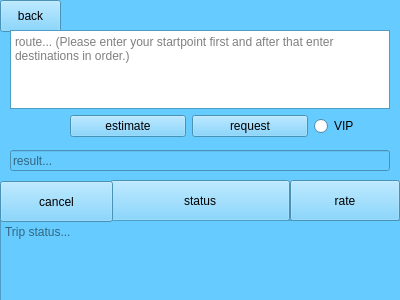
<?xml version="1.0" encoding="UTF-8"?>
<ui version="4.0">
 <class>Req_trip_form</class>
 <widget class="QWidget" name="Req_trip_form">
  <property name="geometry">
   <rect>
    <x>0</x>
    <y>0</y>
    <width>400</width>
    <height>300</height>
   </rect>
  </property>
  <property name="palette">
   <palette>
    <active>
     <colorrole role="WindowText">
      <brush brushstyle="SolidPattern">
       <color alpha="255">
        <red>0</red>
        <green>0</green>
        <blue>0</blue>
       </color>
      </brush>
     </colorrole>
     <colorrole role="Button">
      <brush brushstyle="SolidPattern">
       <color alpha="255">
        <red>102</red>
        <green>204</green>
        <blue>255</blue>
       </color>
      </brush>
     </colorrole>
     <colorrole role="Light">
      <brush brushstyle="SolidPattern">
       <color alpha="255">
        <red>230</red>
        <green>247</green>
        <blue>255</blue>
       </color>
      </brush>
     </colorrole>
     <colorrole role="Midlight">
      <brush brushstyle="SolidPattern">
       <color alpha="255">
        <red>166</red>
        <green>225</green>
        <blue>255</blue>
       </color>
      </brush>
     </colorrole>
     <colorrole role="Dark">
      <brush brushstyle="SolidPattern">
       <color alpha="255">
        <red>51</red>
        <green>102</green>
        <blue>127</blue>
       </color>
      </brush>
     </colorrole>
     <colorrole role="Mid">
      <brush brushstyle="SolidPattern">
       <color alpha="255">
        <red>68</red>
        <green>136</green>
        <blue>170</blue>
       </color>
      </brush>
     </colorrole>
     <colorrole role="Text">
      <brush brushstyle="SolidPattern">
       <color alpha="255">
        <red>0</red>
        <green>0</green>
        <blue>0</blue>
       </color>
      </brush>
     </colorrole>
     <colorrole role="BrightText">
      <brush brushstyle="SolidPattern">
       <color alpha="255">
        <red>255</red>
        <green>255</green>
        <blue>255</blue>
       </color>
      </brush>
     </colorrole>
     <colorrole role="ButtonText">
      <brush brushstyle="SolidPattern">
       <color alpha="255">
        <red>0</red>
        <green>0</green>
        <blue>0</blue>
       </color>
      </brush>
     </colorrole>
     <colorrole role="Base">
      <brush brushstyle="SolidPattern">
       <color alpha="255">
        <red>255</red>
        <green>255</green>
        <blue>255</blue>
       </color>
      </brush>
     </colorrole>
     <colorrole role="Window">
      <brush brushstyle="SolidPattern">
       <color alpha="255">
        <red>102</red>
        <green>204</green>
        <blue>255</blue>
       </color>
      </brush>
     </colorrole>
     <colorrole role="Shadow">
      <brush brushstyle="SolidPattern">
       <color alpha="255">
        <red>0</red>
        <green>0</green>
        <blue>0</blue>
       </color>
      </brush>
     </colorrole>
     <colorrole role="AlternateBase">
      <brush brushstyle="SolidPattern">
       <color alpha="255">
        <red>178</red>
        <green>229</green>
        <blue>255</blue>
       </color>
      </brush>
     </colorrole>
     <colorrole role="ToolTipBase">
      <brush brushstyle="SolidPattern">
       <color alpha="255">
        <red>255</red>
        <green>255</green>
        <blue>220</blue>
       </color>
      </brush>
     </colorrole>
     <colorrole role="ToolTipText">
      <brush brushstyle="SolidPattern">
       <color alpha="255">
        <red>0</red>
        <green>0</green>
        <blue>0</blue>
       </color>
      </brush>
     </colorrole>
    </active>
    <inactive>
     <colorrole role="WindowText">
      <brush brushstyle="SolidPattern">
       <color alpha="255">
        <red>0</red>
        <green>0</green>
        <blue>0</blue>
       </color>
      </brush>
     </colorrole>
     <colorrole role="Button">
      <brush brushstyle="SolidPattern">
       <color alpha="255">
        <red>102</red>
        <green>204</green>
        <blue>255</blue>
       </color>
      </brush>
     </colorrole>
     <colorrole role="Light">
      <brush brushstyle="SolidPattern">
       <color alpha="255">
        <red>230</red>
        <green>247</green>
        <blue>255</blue>
       </color>
      </brush>
     </colorrole>
     <colorrole role="Midlight">
      <brush brushstyle="SolidPattern">
       <color alpha="255">
        <red>166</red>
        <green>225</green>
        <blue>255</blue>
       </color>
      </brush>
     </colorrole>
     <colorrole role="Dark">
      <brush brushstyle="SolidPattern">
       <color alpha="255">
        <red>51</red>
        <green>102</green>
        <blue>127</blue>
       </color>
      </brush>
     </colorrole>
     <colorrole role="Mid">
      <brush brushstyle="SolidPattern">
       <color alpha="255">
        <red>68</red>
        <green>136</green>
        <blue>170</blue>
       </color>
      </brush>
     </colorrole>
     <colorrole role="Text">
      <brush brushstyle="SolidPattern">
       <color alpha="255">
        <red>0</red>
        <green>0</green>
        <blue>0</blue>
       </color>
      </brush>
     </colorrole>
     <colorrole role="BrightText">
      <brush brushstyle="SolidPattern">
       <color alpha="255">
        <red>255</red>
        <green>255</green>
        <blue>255</blue>
       </color>
      </brush>
     </colorrole>
     <colorrole role="ButtonText">
      <brush brushstyle="SolidPattern">
       <color alpha="255">
        <red>0</red>
        <green>0</green>
        <blue>0</blue>
       </color>
      </brush>
     </colorrole>
     <colorrole role="Base">
      <brush brushstyle="SolidPattern">
       <color alpha="255">
        <red>255</red>
        <green>255</green>
        <blue>255</blue>
       </color>
      </brush>
     </colorrole>
     <colorrole role="Window">
      <brush brushstyle="SolidPattern">
       <color alpha="255">
        <red>102</red>
        <green>204</green>
        <blue>255</blue>
       </color>
      </brush>
     </colorrole>
     <colorrole role="Shadow">
      <brush brushstyle="SolidPattern">
       <color alpha="255">
        <red>0</red>
        <green>0</green>
        <blue>0</blue>
       </color>
      </brush>
     </colorrole>
     <colorrole role="AlternateBase">
      <brush brushstyle="SolidPattern">
       <color alpha="255">
        <red>178</red>
        <green>229</green>
        <blue>255</blue>
       </color>
      </brush>
     </colorrole>
     <colorrole role="ToolTipBase">
      <brush brushstyle="SolidPattern">
       <color alpha="255">
        <red>255</red>
        <green>255</green>
        <blue>220</blue>
       </color>
      </brush>
     </colorrole>
     <colorrole role="ToolTipText">
      <brush brushstyle="SolidPattern">
       <color alpha="255">
        <red>0</red>
        <green>0</green>
        <blue>0</blue>
       </color>
      </brush>
     </colorrole>
    </inactive>
    <disabled>
     <colorrole role="WindowText">
      <brush brushstyle="SolidPattern">
       <color alpha="255">
        <red>51</red>
        <green>102</green>
        <blue>127</blue>
       </color>
      </brush>
     </colorrole>
     <colorrole role="Button">
      <brush brushstyle="SolidPattern">
       <color alpha="255">
        <red>102</red>
        <green>204</green>
        <blue>255</blue>
       </color>
      </brush>
     </colorrole>
     <colorrole role="Light">
      <brush brushstyle="SolidPattern">
       <color alpha="255">
        <red>230</red>
        <green>247</green>
        <blue>255</blue>
       </color>
      </brush>
     </colorrole>
     <colorrole role="Midlight">
      <brush brushstyle="SolidPattern">
       <color alpha="255">
        <red>166</red>
        <green>225</green>
        <blue>255</blue>
       </color>
      </brush>
     </colorrole>
     <colorrole role="Dark">
      <brush brushstyle="SolidPattern">
       <color alpha="255">
        <red>51</red>
        <green>102</green>
        <blue>127</blue>
       </color>
      </brush>
     </colorrole>
     <colorrole role="Mid">
      <brush brushstyle="SolidPattern">
       <color alpha="255">
        <red>68</red>
        <green>136</green>
        <blue>170</blue>
       </color>
      </brush>
     </colorrole>
     <colorrole role="Text">
      <brush brushstyle="SolidPattern">
       <color alpha="255">
        <red>51</red>
        <green>102</green>
        <blue>127</blue>
       </color>
      </brush>
     </colorrole>
     <colorrole role="BrightText">
      <brush brushstyle="SolidPattern">
       <color alpha="255">
        <red>255</red>
        <green>255</green>
        <blue>255</blue>
       </color>
      </brush>
     </colorrole>
     <colorrole role="ButtonText">
      <brush brushstyle="SolidPattern">
       <color alpha="255">
        <red>51</red>
        <green>102</green>
        <blue>127</blue>
       </color>
      </brush>
     </colorrole>
     <colorrole role="Base">
      <brush brushstyle="SolidPattern">
       <color alpha="255">
        <red>102</red>
        <green>204</green>
        <blue>255</blue>
       </color>
      </brush>
     </colorrole>
     <colorrole role="Window">
      <brush brushstyle="SolidPattern">
       <color alpha="255">
        <red>102</red>
        <green>204</green>
        <blue>255</blue>
       </color>
      </brush>
     </colorrole>
     <colorrole role="Shadow">
      <brush brushstyle="SolidPattern">
       <color alpha="255">
        <red>0</red>
        <green>0</green>
        <blue>0</blue>
       </color>
      </brush>
     </colorrole>
     <colorrole role="AlternateBase">
      <brush brushstyle="SolidPattern">
       <color alpha="255">
        <red>102</red>
        <green>204</green>
        <blue>255</blue>
       </color>
      </brush>
     </colorrole>
     <colorrole role="ToolTipBase">
      <brush brushstyle="SolidPattern">
       <color alpha="255">
        <red>255</red>
        <green>255</green>
        <blue>220</blue>
       </color>
      </brush>
     </colorrole>
     <colorrole role="ToolTipText">
      <brush brushstyle="SolidPattern">
       <color alpha="255">
        <red>0</red>
        <green>0</green>
        <blue>0</blue>
       </color>
      </brush>
     </colorrole>
    </disabled>
   </palette>
  </property>
  <property name="windowTitle">
   <string>Form</string>
  </property>
  <widget class="QPushButton" name="back_button">
   <property name="geometry">
    <rect>
     <x>0</x>
     <y>0</y>
     <width>61</width>
     <height>32</height>
    </rect>
   </property>
   <property name="text">
    <string>back</string>
   </property>
  </widget>
  <widget class="QTextEdit" name="route_text">
   <property name="geometry">
    <rect>
     <x>10</x>
     <y>30</y>
     <width>380</width>
     <height>79</height>
    </rect>
   </property>
   <property name="placeholderText">
    <string>route... (Please enter your startpoint first and after that enter destinations in order.)</string>
   </property>
  </widget>
  <widget class="QLineEdit" name="result_line">
   <property name="enabled">
    <bool>false</bool>
   </property>
   <property name="geometry">
    <rect>
     <x>10</x>
     <y>150</y>
     <width>380</width>
     <height>21</height>
    </rect>
   </property>
   <property name="placeholderText">
    <string>result...</string>
   </property>
  </widget>
  <widget class="QPushButton" name="status_button">
   <property name="geometry">
    <rect>
     <x>110</x>
     <y>180</y>
     <width>180</width>
     <height>41</height>
    </rect>
   </property>
   <property name="text">
    <string>status</string>
   </property>
  </widget>
  <widget class="QTextEdit" name="trip_status_text">
   <property name="enabled">
    <bool>false</bool>
   </property>
   <property name="geometry">
    <rect>
     <x>0</x>
     <y>220</y>
     <width>430</width>
     <height>81</height>
    </rect>
   </property>
   <property name="placeholderText">
    <string>Trip status...</string>
   </property>
  </widget>
  <widget class="QPushButton" name="cancel_button">
   <property name="geometry">
    <rect>
     <x>0</x>
     <y>181</y>
     <width>113</width>
     <height>41</height>
    </rect>
   </property>
   <property name="text">
    <string>cancel</string>
   </property>
  </widget>
  <widget class="QPushButton" name="rate_button">
   <property name="geometry">
    <rect>
     <x>290</x>
     <y>180</y>
     <width>110</width>
     <height>41</height>
    </rect>
   </property>
   <property name="text">
    <string>rate</string>
   </property>
  </widget>
  <widget class="QWidget" name="">
   <property name="geometry">
    <rect>
     <x>70</x>
     <y>110</y>
     <width>360</width>
     <height>32</height>
    </rect>
   </property>
   <layout class="QHBoxLayout" name="horizontalLayout">
    <item>
     <widget class="QPushButton" name="estimate_button">
      <property name="text">
       <string>estimate</string>
      </property>
     </widget>
    </item>
    <item>
     <widget class="QPushButton" name="request_button">
      <property name="text">
       <string>request</string>
      </property>
     </widget>
    </item>
    <item>
     <widget class="QRadioButton" name="VIP_button">
      <property name="text">
       <string>VIP</string>
      </property>
     </widget>
    </item>
   </layout>
  </widget>
 </widget>
 <resources/>
 <connections/>
</ui>
